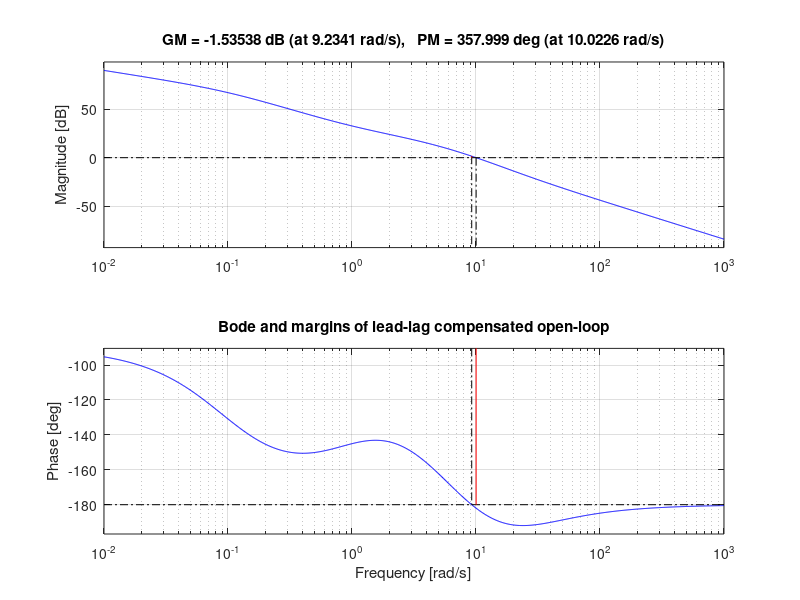
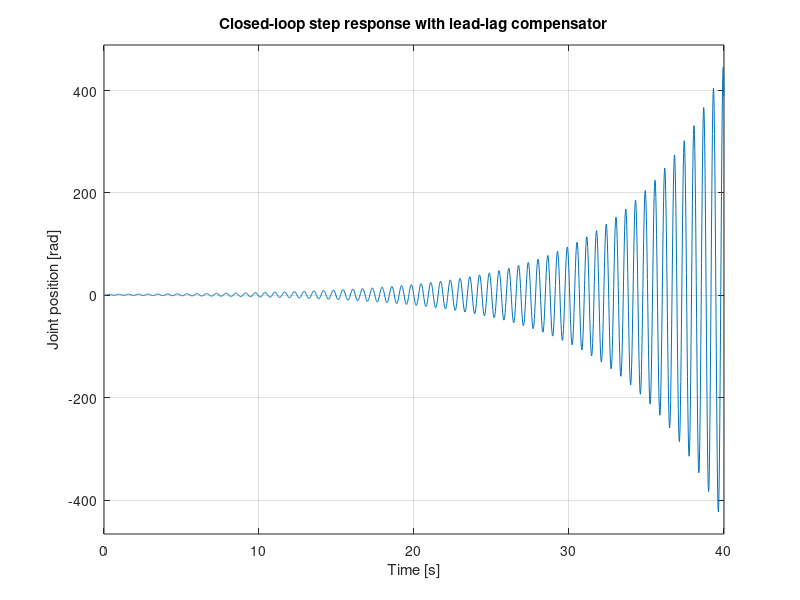

MATLAB code to generate these figures, in order:
% Plant: second-order joint model G(s) = Km / (J s^2 + B s)
J = 0.01;
B = 0.1;
Km = 0.5;

s = tf('s');
G = Km / (J * s^2 + B * s);

% Lead design (parameters from Bode-based procedure)
wc_des = 10;      % rad/s
alpha = 0.2;      % z1/p1 = alpha < 1

z1 = wc_des / sqrt(alpha);
p1 = wc_des * sqrt(alpha);

G_lead = (s + z1) / (s + p1);

% Choose gain Kc so that |L(j wc_des)| ≈ 1
[magG, ~] = bode(G, wc_des);
[magLead, ~] = bode(G_lead, wc_des);
magG = squeeze(magG);
magLead = squeeze(magLead);
Kc = 1 / (magG * magLead);

% Lag design for improved low-frequency error
beta = 10;
wz2 = wc_des / 10;
wp2 = wz2 / beta;
G_lag = (s + wz2) / (s + wp2);

Gc = Kc * G_lead * G_lag;
L = Gc * G;
T = feedback(L, 1);

figure;
margin(L);
title('Bode and margins of lead-lag compensated open-loop');

figure;
step(T);
grid on;
title('Closed-loop step response with lead-lag compensator');
xlabel('Time [s]');
ylabel('Joint position [rad]');

% In Simulink:
% - Implement G(s) as a Transfer Fcn block.
% - Implement G_lead(s) and G_lag(s) as cascaded Transfer Fcn blocks.
% - Use a Step block for reference and a Sum block for the error.
% - Optionally interface with Robotics System Toolbox rigidBodyTree models.
